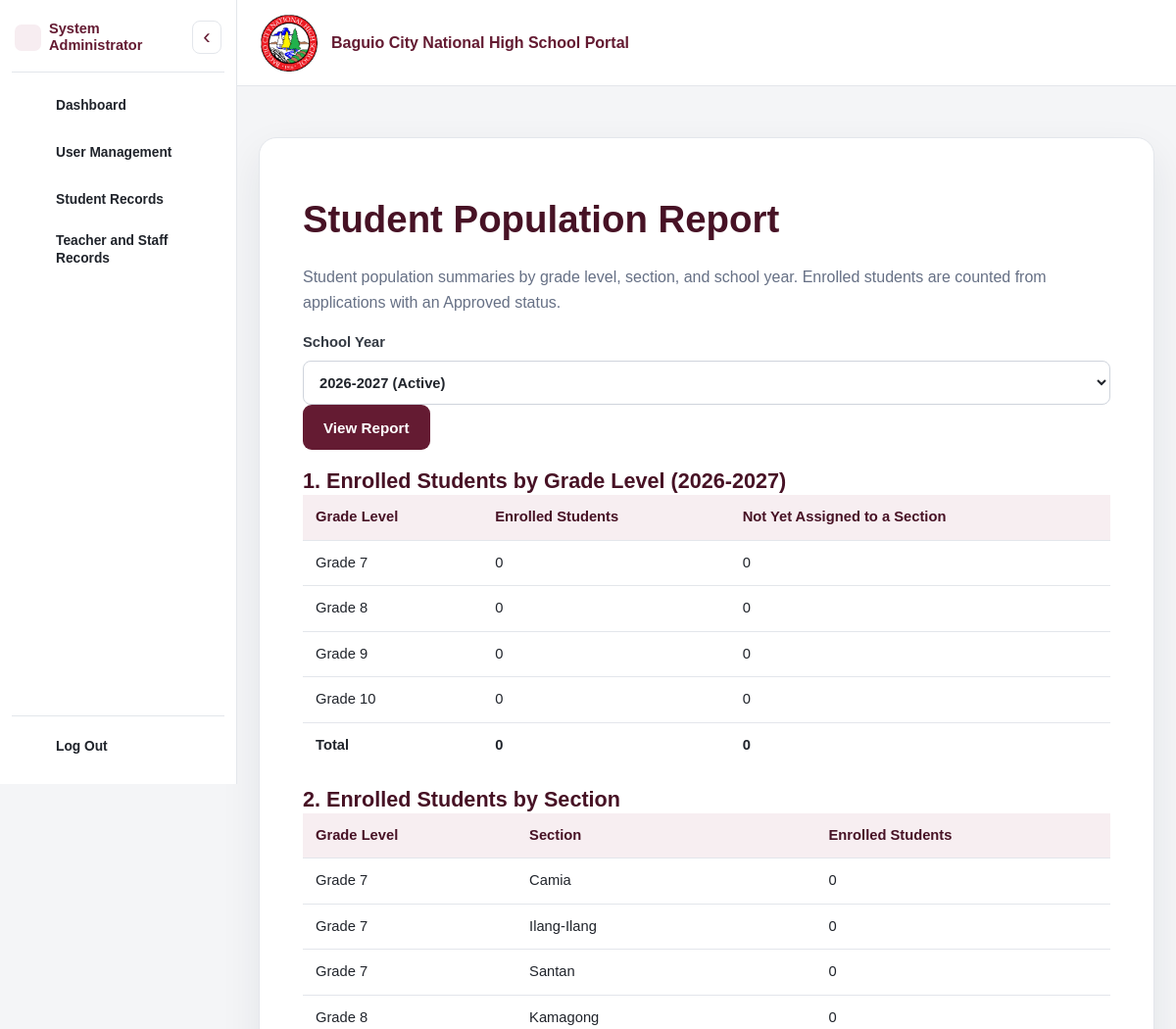
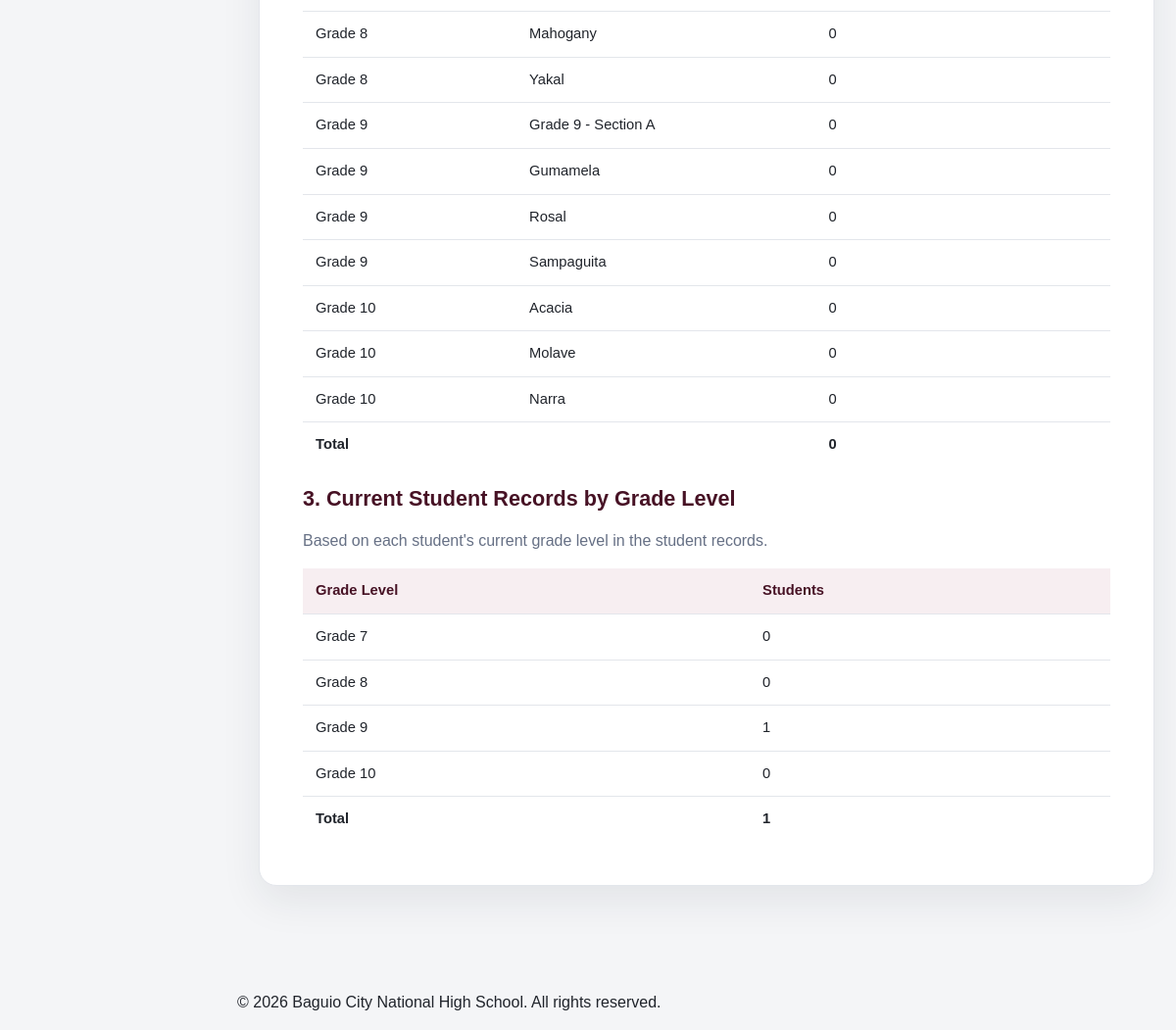
The app's page /staff/student_population_report.php (signed in) with its own data (2 pictures, top to bottom).
### tables this page shows
CREATE TABLE `school_years` (
  `school_year_id` int(10) UNSIGNED NOT NULL,
  `school_year` varchar(20) NOT NULL,
  `start_date` date DEFAULT NULL,
  `end_date` date DEFAULT NULL,
  `status` enum('Active','Inactive','Completed') NOT NULL DEFAULT 'Inactive'
);

CREATE TABLE `sections` (
  `section_id` int(10) UNSIGNED NOT NULL,
  `section_name` varchar(100) NOT NULL,
  `grade_level_id` int(10) UNSIGNED NOT NULL,
  `school_year_id` int(10) UNSIGNED NOT NULL
);

CREATE TABLE `grade_levels` (
  `grade_level_id` int(10) UNSIGNED NOT NULL,
  `grade_level` varchar(10) NOT NULL
);

### includes/functions.php (called while the page is built, shortened)
<?php
function e(?string $value): string
{
    return htmlspecialchars($value ?? '', ENT_QUOTES, 'UTF-8');
}

### staff/student_population_report.php (the view, shortened to what this page needs)
<?php
require_once __DIR__ . '/../includes/bootstrap.php';
function count_rows($pdo, $sql, $params)
{
    $stmt = $pdo->prepare($sql);
    $stmt->execute($params);
    $row = $stmt->fetch();
    return $row['total'];
}
$yearStmt = $pdo->prepare(
    'SELECT school_year_id, school_year, status
     FROM school_years
     ORDER BY school_year_id DESC'
);
$yearStmt->execute();
$yearList = $yearStmt->fetchAll();
$selectedYearId = $yearList[0]['school_year_id'];
foreach ($yearList as $year) {
    if ($year['status'] === 'Active') {
        $selectedYearId = $year['school_year_id'];
        break;
    }
}
$selectedYearName = '';
foreach ($yearList as $year) {
    if ($year['school_year_id'] === $selectedYearId) {
        $selectedYearName = $year['school_year'];
    }
}
$gradeStmt = $pdo->prepare(
    'SELECT grade_level_id, grade_level
     FROM grade_levels
     ORDER BY grade_level_id ASC'
);
$gradeStmt->execute();
$gradeLevels = $gradeStmt->fetchAll();
$gradeRows = array();
$totalEnrolled = 0;
$totalNoSection = 0;
$totalCurrent = 0;
foreach ($gradeLevels as $grade) {
    $gradeId = $grade['grade_level_id'];
    $enrolled = count_rows(
        $pdo,
        "SELECT COUNT(*) AS total
         FROM enrollment_applications
         WHERE school_year_id = :school_year_id
           AND requested_grade_level_id = :grade_level_id
           AND application_status = 'Approved'",
        array(
            'school_year_id' => $selectedYearId,
            'grade_level_id' => $gradeId
        )
    );
    $noSection = count_rows(
        $pdo,
        "SELECT COUNT(*) AS total
         FROM enrollment_applications
         WHERE school_year_id = :school_year_id
           AND requested_grade_level_id = :grade_level_id
           AND application_status = 'Approved'
           AND assigned_section_id IS NULL",
        array(
            'school_year_id' => $selectedYearId,
            'grade_level_id' => $gradeId
        )
    );
    $current = count_rows(
        $pdo,
        'SELECT COUNT(*) AS total
         FROM students
         WHERE current_grade_level_id = :grade_level_id',
        array(
            'grade_level_id' => $gradeId
        )
    );
    $gradeRows[count($gradeRows)] = array(
        'grade_level' => $grade['grade_level'],
        'enrolled' => $enrolled,
        'no_section' => $noSection,
        'current' => $current
    );
    $totalEnrolled += $enrolled;
    $totalNoSection += $noSection;
    $totalCurrent += $current;
}
$sectionStmt = $pdo->prepare(
    'SELECT s.section_id, s.section_name, g.grade_level
     FROM sections s
     INNER JOIN grade_levels g
        ON s.grade_level_id = g.grade_level_id
     WHERE s.school_year_id = :school_year_id
     ORDER BY g.grade_level_id ASC, s.section_name ASC'
);
$sectionStmt->execute(
    array(
        'school_year_id' => $selectedYearId
    )
);
$sections = $sectionStmt->fetchAll();
$sectionRows = array();
$totalSectionStudents = 0;
foreach ($sections as $section) {
    $enrolled = count_rows(
        $pdo,
        "SELECT COUNT(*) AS total
         FROM enrollment_applications
         WHERE school_year_id = :school_year_id
           AND assigned_section_id = :section_id
           AND application_status = 'Approved'",
        array(
            'school_year_id' => $selectedYearId,
            'section_id' => $section['section_id']
        )
    );
    $sectionRows[count($sectionRows)] = array(
        'grade_level' => $section['grade_level'],
        'section_name' => $section['section_name'],
        'enrolled' => $enrolled
    );
    $totalSectionStudents += $enrolled;
}
require_once __DIR__ . '/../includes/header.php';
?>
<section class="form-card form-card-wide">
    <h1>Student Population Report</h1>
    <p class="muted">
        Student population summaries by grade level, section, and school year.
        Enrolled students are counted from applications with an Approved status.
    </p>
    <form method="get" class="form-grid">
        <label>
            School Year
            <select name="school_year_id">
                <?php foreach ($yearList as $year): ?>
                    <option value="<?php echo e($year['school_year_id']); ?>"
                        <?php
                        if ($year['school_year_id'] === $selectedYearId) {
                            echo 'selected';
                        }
                        ?>>
                        <?php echo e($year['school_year']); ?>
                        (<?php echo e($year['status']); ?>)
                    </option>
                <?php endforeach; ?>
            </select>
        </label>
        <div class="form-actions">
            <button type="submit" class="button button-primary">
                View Report
            </button>
        </div>
    </form>
    <h2>
        1. Enrolled Students by Grade Level
        (<?php echo e($selectedYearName); ?>)
    </h2>
    <div class="table-responsive">
        <table>
            <thead>
                <tr>
                    <th>Grade Level</th>
                    <th>Enrolled Students</th>
                    <th>Not Yet Assigned to a Section</th>
                </tr>
            </thead>
            <tbody>
                <?php foreach ($gradeRows as $row): ?>
                    <tr>
                        <td>
                            Grade <?php echo e($row['grade_level']); ?>
                        </td>
                        <td>
                            <?php echo $row['enrolled']; ?>
                        </td>
                        <td>
                            <?php echo $row['no_section']; ?>
                        </td>
                    </tr>
                <?php endforeach; ?>
                <tr>
                    <td><strong>Total</strong></td>
                    <td><strong><?php echo $totalEnrolled; ?></strong></td>
                    <td><strong><?php echo $totalNoSection; ?></strong></td>
                </tr>
            </tbody>
        </table>
    </div>
    <h2>2. Enrolled Students by Section</h2>
    <div class="table-responsive">
        <table>
            <thead>
                <tr>
                    <th>Grade Level</th>
                    <th>Section</th>
                    <th>Enrolled Students</th>
                </tr>
            </thead>
            <tbody>
                <?php foreach ($sectionRows as $row): ?>
                    <tr>
                        <td>
                            Grade <?php echo e($row['grade_level']); ?>
                        </td>
                        <td>
                            <?php echo e($row['section_name']); ?>
                        </td>
                        <td>
                            <?php echo $row['enrolled']; ?>
                        </td>
                    </tr>
                <?php endforeach; ?>
                <?php if (count($sectionRows) === 0): ?>
                    <tr>
                        <td colspan="3">
                            No sections found for this school year.
                        </td>
                    </tr>
                <?php else: ?>
                    <tr>
                        <td colspan="2"><strong>Total</strong></td>
                        <td>
                            <strong><?php echo $totalSectionStudents; ?></strong>
                        </td>
                    </tr>
                <?php endif; ?>
            </tbody>
        </table>
    </div>
    <h2>3. Current Student Records by Grade Level</h2>
    <p class="muted">
        Based on each student's current grade level in the student records.
    </p>
    <div class="table-responsive">
        <table>
            <thead>
                <tr>
                    <th>Grade Level</th>
                    <th>Students</th>
                </tr>
            </thead>
            <tbody>
                <?php foreach ($gradeRows as $row): ?>
                    <tr>
                        <td>
                            Grade <?php echo e($row['grade_level']); ?>
                        </td>
                        <td>
                            <?php echo $row['current']; ?>
                        </td>
                    </tr>
                <?php endforeach; ?>
                <tr>
                    <td><strong>Total</strong></td>
                    <td><strong><?php echo $totalCurrent; ?></strong></td>
                </tr>
            </tbody>
        </table>
    </div>
</section>
<?php
require_once __DIR__ . '/../includes/footer.php';
?>

### assets/css/responsive.css (style rules this page uses)
html, body { min-width: 0; max-width: 100%; }
.page-container, .form-card, .dashboard-card, .welcome-banner, .hero, .table-container { min-width: 0; }
.page-container > * { min-width: 0; max-width: 100%; }
.page-container :where(h1, h2, h3, p, li, td, th, label, dd, .muted), .brand span { overflow-wrap: anywhere; }
:is(.table-container, .table-responsive, .table-scroll, .records-table-wrapper, .announcement-table-wrapper, .masterlist-table-wrap, .renewal-table-wrap, .stipend-table-wrap) { min-width: 0; max-width: 100%; overflow-x: auto; overscroll-behavior-inline: contain; }
input, select, textarea { max-width: 100%; }
.form-grid, .form-row, .form-actions, .hero-actions { min-width: 0; }
button, .button, input[type="submit"], input[type="button"] { touch-action: manipulation; }

### records on screen
school_years: school_year "2026-2027"
sections: grade_level.grade_level "7", section_name "Camia", enrolled "0"
sections: grade_level.grade_level "7", section_name "Ilang-Ilang", enrolled "0"
sections: grade_level.grade_level "7", section_name "Santan", enrolled "0"
sections: grade_level.grade_level "8", section_name "Kamagong", enrolled "0"
sections: grade_level.grade_level "8", section_name "Mahogany", enrolled "0"
sections: grade_level.grade_level "8", section_name "Yakal", enrolled "0"
sections: grade_level.grade_level "9", section_name "Grade 9 - Section A", enrolled "0"
sections: grade_level.grade_level "9", section_name "Gumamela", enrolled "0"
sections: grade_level.grade_level "9", section_name "Rosal", enrolled "0"
sections: grade_level.grade_level "9", section_name "Sampaguita", enrolled "0"
sections: grade_level.grade_level "10", section_name "Acacia", enrolled "0"
sections: grade_level.grade_level "10", section_name "Molave", enrolled "0"
sections: grade_level.grade_level "10", section_name "Narra", enrolled "0"

### other values on screen
$sidebarHeading "System Administrator"
$link['label'] "Dashboard"
$link['label'] "User Management"
$link['label'] "Student Records"
$link['label'] "Teacher and Staff Records"
$row['grade_level'] "7"
$row['enrolled'] "0"
$row['no_section'] "0"
$row['grade_level'] "8"
$row['grade_level'] "9"
$row['grade_level'] "10"
$totalEnrolled "0"
$totalNoSection "0"
$totalSectionStudents "0"
$row['current'] "0"
